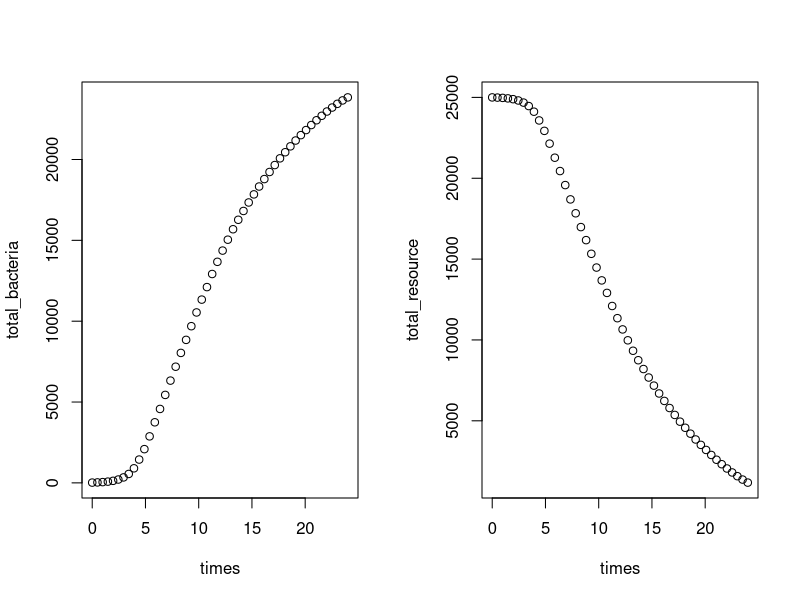
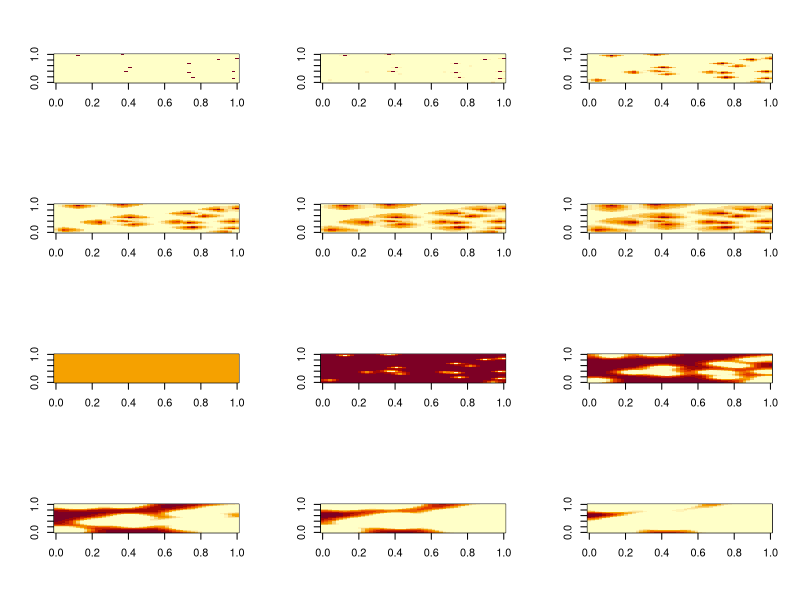

Generate these figures, in order, with R:
## ---- chunk 1
knitr::opts_chunk$set(echo = TRUE)
library(deSolve)
library(tidyverse)
## ---- chunk 2
# this "inner" model would look something like this:
monod = function(time, state, pars){
  # this is the other way to get variables (as opposed to using named lists)
  # i do it this way here because when we move to 2d, thats how we'll get the data
  ecoli = state[1]
  glucose = state[2]
  
  with(as.list(pars),{ # still want to just use named parameters
    decoli = ecoli * vmax * glucose / (glucose + km)
    dglucose = -ecoli * vmax * glucose / (glucose + km)
    
    return(list(c(decoli,dglucose)))
  })
}
## ---- chunk 3
# now we put that into a 2d space. We'll make a square, 5cm x 5cm, with 50 boxes per side
fullwidth = 5 # cm
N = 50   # boxes
dx = fullwidth/N# boxwidth (cm)
NN = N * N # total # of boxes
## ---- chunk 4
# we'll make the resource diffuse at 0.018 cm2/h (=5e-6cm2/s), and the bacteria
# at 1/50th of that
D_glucose = 0.018   # cm2/h, disffusion const (=5e-6 cm2/s)
D_ecoli = D_glucose / 50
## ---- chunk 5
monod2D <- function (time, state, pars, N, D_ecoli, D_glucose, dx) {
  # this function needs to return a vector of data, not a matrix. That means,
  # each time, the data must be put back into matrix form to do reaction (growth)
  # and diffusion, then put back into vector form. Here we grab the state variables
  # from "state" and separate them into the two different matrices
  NN <- N*N
  ecoli <- matrix(nrow = N, ncol = N,state[1:NN])
  glucose <- matrix(nrow = N, ncol = N,state[(NN+1):(2*NN)])
  # a check, in case of numerical issues. this is good practice for anything which can approach zero, but shouldn't go negative
  # this can happen to the ecoli because of diffusion. it happens to the glucose mostly, because of consumption
  glucose[glucose < 0] = 0
  ecoli[ecoli < 0] = 0
  
  with (as.list(pars), {
    ## the "reaction" still happens the same way, since the math is vectorized
    decoli_dt = ecoli * vmax * glucose / (glucose + km)
    dglucose_dt = -ecoli * vmax * glucose / (glucose + km)
    
    # "zero" is a helper deSolve suggested to make calculating diffusion fluxes easier
    zero = rep(0, N)
    
    # next set of equations does the diffusion calculations

    # if you imagine data like this:   c(1,3,2,4). Focus on the 3. It changes due to 
    # diffusion in one axis by adding the data on both sides, then subtracting 2x of the focal.
    # so that "3" changes like:  +1 + 2 -3 -3.  Then, this value is made spatially accurate
    # by multiplying by D/(dx^2)
    #
    # in practice its slightly trickier, because the edges should reflect. We deal
    # with this by adding a copied row above and below before performing that calculation.
    ecoli_rows_bigger = rbind(ecoli[1,], ecoli, ecoli[N,])
    ecoli_rows_diff = ecoli_rows_bigger[1:N,] + ecoli_rows_bigger[3:(N+2),] - 2 * ecoli
    ecoli_rows_diff = D_ecoli * (1 / dx^2) * ecoli_rows_diff

    glucose_rows_bigger = rbind(glucose[1,], glucose, glucose[N,])
    glucose_rows_diff = glucose_rows_bigger[1:N,] + glucose_rows_bigger[3:(N+2),] - 2 * glucose
    glucose_rows_diff = D_glucose * (1 / dx^2) * glucose_rows_diff
    
    ## Add flux gradient across rows to rate of change, aka add the diffusion to the reaction
    decoli_dt    = decoli_dt + ecoli_rows_diff
    dglucose_dt  = dglucose_dt + glucose_rows_diff
    
    ## 2. Now repeat, but across columns
    ecoli_cols_bigger = cbind(ecoli[,1], ecoli, ecoli[,N])
    ecoli_cols_diff = ecoli_cols_bigger[,1:N] + ecoli_cols_bigger[,3:(N+2)] - 2 * ecoli
    ecoli_cols_diff = D_ecoli * (1 / dx^2) * ecoli_cols_diff
    
    glucose_cols_bigger = cbind(glucose[,1], glucose, glucose[,N])
    glucose_cols_diff = glucose_cols_bigger[,1:N] + glucose_cols_bigger[,3:(N+2)] - 2 * glucose
    glucose_cols_diff = D_glucose * (1 / dx^2) * glucose_cols_diff
    ## Add flux gradient across columns to rate of change
    decoli_dt   = decoli_dt + ecoli_cols_diff
    dglucose_dt = dglucose_dt + glucose_cols_diff
    
    # reconvert the state variables back into vectors, bind them together, and return as list
    return(list(c(as.vector(decoli_dt), as.vector(dglucose_dt))))
  })
}
## ---- chunk 6
pars = c(vmax   = 1,    # /hr
             km = 0.01)     # half-saturation constant, [resource]
## ---- chunk 7
## initial conditions--need NxN for ecoli AND glucose
# get random locs for ecoli, mostly zeros
ecoli_ini = sample(c(rep(0, 125), 1), size = N*N, replace = TRUE)
# uniform resource concentration
glucose_ini = rep(10, N*N)
# all data
yini = c(ecoli_ini, glucose_ini)

# 24 hours
times = seq(0, 24, length.out = 50)
## ---- chunk 8
## solve model
# note how we can just supply the named spatial parms
# we also use Cash-Karp Runge-Kutta method for integration cuz its faster than lsoda
# 
# this takes about a minute on a 2022 mid-range desktop
out = ode.2D(y = yini, times = times, func = monod2D, parms = pars,
              dimens = c(N, N), nspec = 2, names = c("ecoli", "glucose"),
              N = N, D_ecoli = D_ecoli, D_glucose = D_glucose, dx = dx, 
              method = rkMethod("rk45ck"))
## ---- chunk 9
diagnostics(out)
summary(out)
## ---- chunk 10
# use "select" to grab specific state variables. this nicely makes arrays for you
bacteria <- subset(out, select = "ecoli", arr = TRUE)
resource <- subset(out, select = "glucose", arr = TRUE)
## ---- chunk 11
par(mfrow = c(1,2))
# plot totals through time. margin 3 is time (1 = x, 2 = y)
total_bacteria = apply(bacteria, MARGIN = 3, FUN = sum)
total_resource = apply(resource, MARGIN = 3, FUN = sum)
plot(times, total_bacteria)
plot(times, total_resource)
## ---- chunk 12
par(mfrow = c(4,3))
for (i in seq(from = 1, to = 50, length.out = 6)){
  image(bacteria[,,i])
}
# and the resource below
for (i in seq(from = 1, to = 50, length.out = 6)){
  image(resource[,,i])
}
